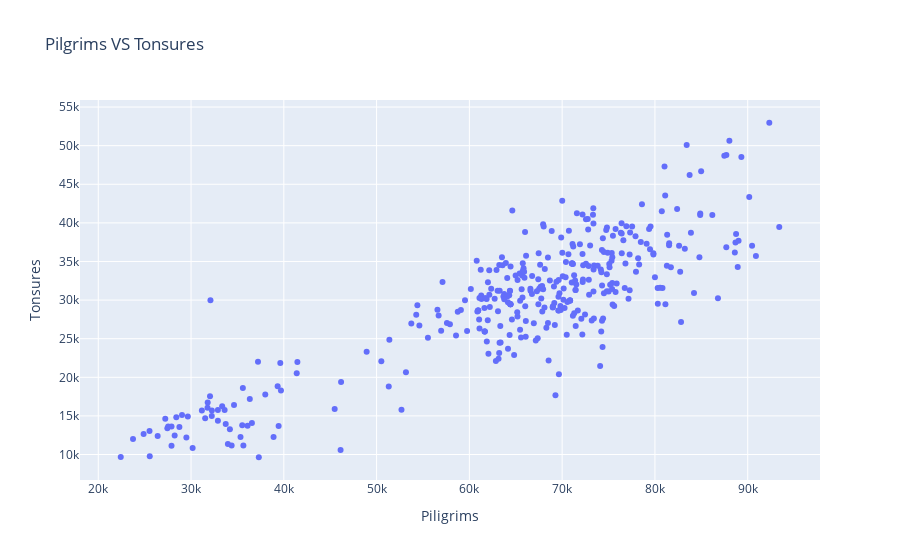

Notebook code for this chart:
### Code cell
fig = px.scatter(data, x='Piligrims', y="Tonsures",title='Pilgrims VS Tonsures')
fig.show()

### Figure 1 — Plotly figure (JSON) as saved in the notebook; plotly's stock layout.template omitted (floating-point values rounded to 4 significant figures; data arrays with more than 128 entries replaced by an {"elided": "..."} marker saying what was removed)
{"data": [{"hovertemplate": "Piligrims=%{x}<br>Tonsures=%{y}<extra></extra>", "legendgroup": "", "marker": {"color": "#636efa", "symbol": "circle"}, "mode": "markers", "name": "", "orientation": "v", "showlegend": false, "type": "scatter", "x": {"elided": "365 int values"}, "xaxis": "x", "y": {"elided": "365 int values"}, "yaxis": "y"}], "layout": {"legend": {"tracegroupgap": 0}, "title": {"text": "Pilgrims VS Tonsures"}, "xaxis": {"anchor": "y", "domain": [0, 1], "title": {"text": "Piligrims"}}, "yaxis": {"anchor": "x", "domain": [0, 1], "title": {"text": "Tonsures"}}}}
